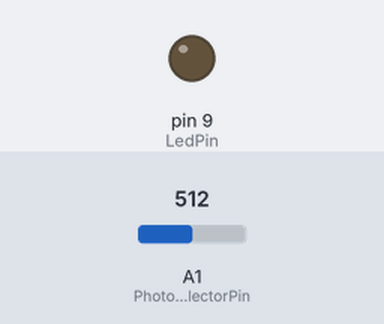
Bench run of a sketch on a simulated Arduino Leonardo, built with avr-gcc and run on an emulated ATmega32U4. On the bench: output pins drawn as LEDs (lit = HIGH). The inputs (shaded band) are chosen by the test bench; at power-on: A1 (PhotoReflectorPin) = 512. What the sketch prints to the serial monitor is not drawn.

Above: at 1.2 s.
1.3 s: A1 (PhotoReflectorPin) set to 110
2.8 s: A1 (PhotoReflectorPin) set to 90
At 4.0 s:
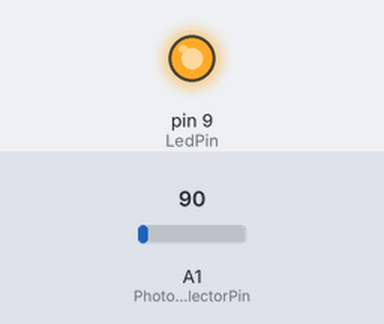
4.3 s: A1 (PhotoReflectorPin) set to 122
At 5.2 s:
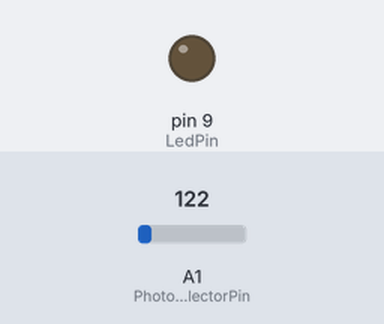
5.8 s: A1 (PhotoReflectorPin) set to 0
At 6.3 s:
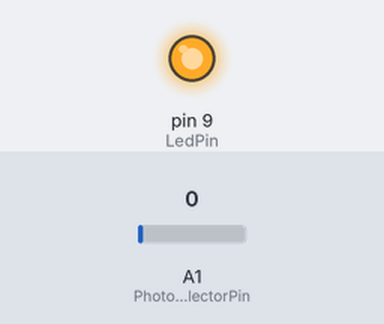
Timing chart, 0 to 8.3 s (numbered marks = the images above; inputs shaded):
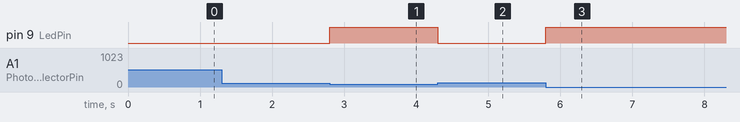

The sketch:

densha_sens.ino
```cpp
#include "MIDIUSB.h"

int PhotoReflectorPin = A1;
const int LedPin = 9;
int flag=0;

void setup() {
Serial.begin(115200);
pinMode(LedPin,OUTPUT);
}
void loop() {
int PhotoReflectorVal;
PhotoReflectorVal = analogRead(PhotoReflectorPin) ; //アナログ1番ピンからセンサ値を読み込み
Serial.println(PhotoReflectorVal) ; // シリアルモニターへ表示

if(PhotoReflectorVal<100 && flag ==0){
  digitalWrite(LedPin,HIGH);
  Serial.println("Sending note on");
  noteOn(0, 48, 64);   // Channel 0, middle C, normal velocity
  MidiUSB.flush();
  flag=1;
  }
  else if(PhotoReflectorVal>100){
  digitalWrite(LedPin,LOW);
  Serial.println("Sending note off");
  noteOff(0, 48, 64);  // Channel 0, middle C, normal velocity
  MidiUSB.flush();
  flag=0;
  }
}

void noteOn(byte channel, byte pitch, byte velocity) {
  midiEventPacket_t noteOn = {0x09, 0x90 | channel, pitch, velocity};
  MidiUSB.sendMIDI(noteOn);
}

void noteOff(byte channel, byte pitch, byte velocity) {
  midiEventPacket_t noteOff = {0x08, 0x80 | channel, pitch, velocity};
  MidiUSB.sendMIDI(noteOff);
}

void controlChange(byte channel, byte control, byte value) {
  midiEventPacket_t event = {0x0B, 0xB0 | channel, control, value};
  MidiUSB.sendMIDI(event);
}
```

Measured:
- the behaviour switches between 100 and 99 on A1 (PhotoReflectorPin) (found by bisection; images 0 and 1)
- after the input at 2.8 s, pin 9 (LedPin): LOW → HIGH at once
- after the input at 4.3 s, pin 9 (LedPin): HIGH → LOW at once
- after the input at 5.8 s, pin 9 (LedPin): LOW → HIGH at once
